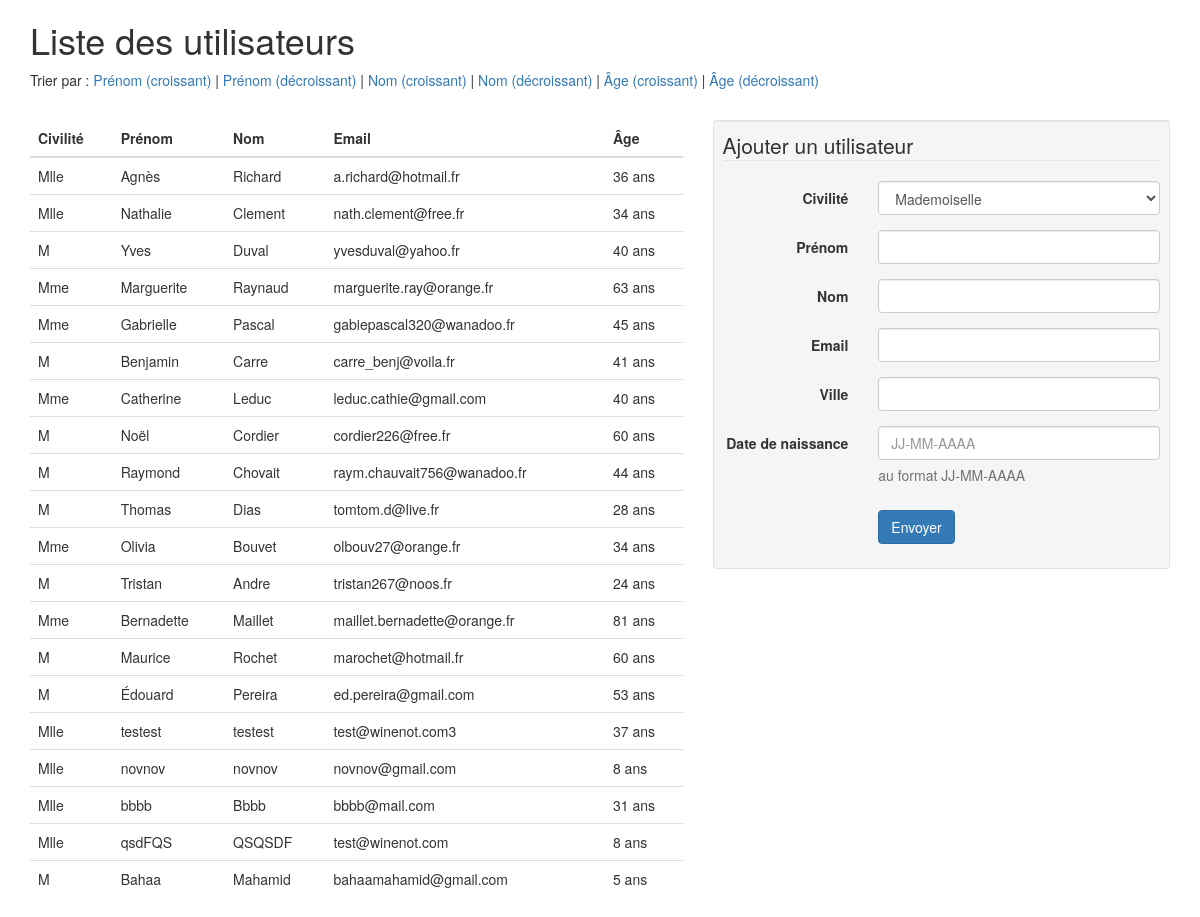
The app's page /Exercise-2/index.php with its own data.
### tables this page shows
CREATE TABLE `users` (
  `id` int(11) NOT NULL,
  `gender` enum('Mlle','Mme','M') NOT NULL,
  `firstname` varchar(255) NOT NULL,
  `lastname` varchar(255) NOT NULL,
  `email` varchar(255) NOT NULL,
  `birthdate` date NOT NULL,
  `city` varchar(255) NOT NULL
);

### Exercise-2/index.php (the view, shortened to what this page needs)
<?php
require_once 'connect.php';
$order = '';
$sql = 'SELECT * FROM users'.$order;
$queryUsers = $db->prepare($sql);
if ($queryUsers->execute()) {
	$users = $queryUsers->fetchAll();
}
?>
<!DOCTYPE html>
<html>
<head>
	<link href="https://maxcdn.bootstrapcdn.com/bootstrap/3.3.6/css/bootstrap.min.css" rel="stylesheet">
</head>
<body>
<div class="container">
	<h1>Liste des utilisateurs</h1>
	<p>Trier par :
		<a href="index.php?column=firstname&amp;order=asc">Prénom (croissant)</a> |
		<a href="index.php?column=firstname&amp;order=desc">Prénom (décroissant)</a> |
		<a href="index.php?column=lastname&amp;order=asc">Nom (croissant)</a> |
		<a href="index.php?column=lastname&amp;order=desc">Nom (décroissant)</a> |
		<a href="index.php?column=birthdate&amp;order=asc">Âge (croissant)</a> |
		<a href="index.php?column=birthdate&amp;order=desc">Âge (décroissant)</a>
	</p>
	<br>
	<div class="row">
		<div class="col-md-7">
			<?php if (!empty($users)): ?>
			<table class="table">
				<thead>
					<tr>
						<th>Civilité</th>
						<th>Prénom</th>
						<th>Nom</th>
						<th>Email</th>
						<th>Âge</th>
					</tr>
				</thead>
				<tbody>
					<?php foreach($users as $user):?>
					<tr>
						<td><?php echo $user['gender'];?></td>
						<td><?php echo $user['firstname'];?></td>
						<td><?php echo $user['lastname'];?></td>
						<td><?php echo $user['email'];?></td>
						<td><?php echo DateTime::createFromFormat('Y-m-d', $user['birthdate'])->diff(new DateTime('now'))->y;?> ans</td>
					</tr>
					<?php endforeach; ?>
				</tbody>
			</table>
			<?php else: ?>
			<p>
				Aucun utilisateur n'a été trouvé
			</p>
			<?php endif; ?>
		</div>
		<div class="col-md-5">
			<form action="" method="post" class="form-horizontal well well-sm">
			<fieldset>
				<legend>Ajouter un utilisateur</legend>
				<div class="form-group">
					<label class="col-md-4 control-label" for="gender">Civilité</label>
					<div class="col-md-8">
						<select id="gender" name="gender" class="form-control input-md" required>
							<option value="Mlle">Mademoiselle</option>
						</select>
					</div>
				</div>
				<div class="form-group">
					<label class="col-md-4 control-label" for="firstname">Prénom</label>
					<div class="col-md-8">
						<input id="firstname" name="firstname" type="text" class="form-control input-md" required>
					</div>
				</div>
				<div class="form-group">
					<label class="col-md-4 control-label" for="lastname">Nom</label>
					<div class="col-md-8">
						<input id="lastname" name="lastname" type="text" class="form-control input-md" required>
					</div>
				</div>
				<div class="form-group">
					<label class="col-md-4 control-label" for="email">Email</label>
					<div class="col-md-8">
						<input id="email" name="email" type="email" class="form-control input-md" required>
					</div>
				</div>
				<div class="form-group">
					<label class="col-md-4 control-label" for="city">Ville</label>
					<div class="col-md-8">
						<input id="city" name="city" type="text" class="form-control input-md" required>
					</div>
				</div>
				<div class="form-group">
					<label class="col-md-4 control-label" for="birthdate">Date de naissance</label>
					<div class="col-md-8">
						<input id="birthdate" name="birthdate" type="text" placeholder="JJ-MM-AAAA" class="form-control input-md" required>
						<span class="help-block">au format JJ-MM-AAAA</span>
					</div>
				</div>
				<div class="form-group">
					<div class="col-md-4 col-md-offset-4">
						<button type="submit" class="btn btn-primary">Envoyer</button>
					</div>
				</div>
			</fieldset>
			</form>
		</div>
	</div>
</div>
</body>
</html>

### records on screen
users: gender "Mlle", firstname "Agnès", lastname "Richard", email "a.richard@hotmail.fr"
users: gender "Mlle", firstname "Nathalie", lastname "Clement", email "nath.clement@free.fr"
users: gender "M", firstname "Yves", lastname "Duval", email "yvesduval@yahoo.fr"
users: gender "Mme", firstname "Marguerite", lastname "Raynaud", email "marguerite.ray@orange.fr"
users: gender "Mme", firstname "Gabrielle", lastname "Pascal", email "gabiepascal320@wanadoo.fr"
users: gender "M", firstname "Benjamin", lastname "Carre", email "carre_benj@voila.fr"
users: gender "Mme", firstname "Catherine", lastname "Leduc", email "leduc.cathie@gmail.com"
users: gender "M", firstname "Noël", lastname "Cordier", email "cordier226@free.fr"
users: gender "M", firstname "Raymond", lastname "Chovait", email "raym.chauvait756@wanadoo.fr"
users: gender "M", firstname "Thomas", lastname "Dias", email "tomtom.d@live.fr"
users: gender "Mme", firstname "Olivia", lastname "Bouvet", email "olbouv27@orange.fr"
users: gender "M", firstname "Tristan", lastname "Andre", email "tristan267@noos.fr"
users: gender "Mme", firstname "Bernadette", lastname "Maillet", email "maillet.bernadette@orange.fr"
users: gender "M", firstname "Maurice", lastname "Rochet", email "marochet@hotmail.fr"
users: gender "M", firstname "Édouard", lastname "Pereira", email "ed.pereira@gmail.com"
users: gender "Mlle", firstname "testest", lastname "testest", email "test@winenot.com3"
users: gender "Mlle", firstname "novnov", lastname "novnov", email "novnov@gmail.com"
users: gender "Mlle", firstname "bbbb", lastname "Bbbb", email "bbbb@mail.com"
users: gender "Mlle", firstname "qsdFQS", lastname "QSQSDF", email "test@winenot.com"
users: gender "M", firstname "Bahaa", lastname "Mahamid", email "bahaamahamid@gmail.com"
